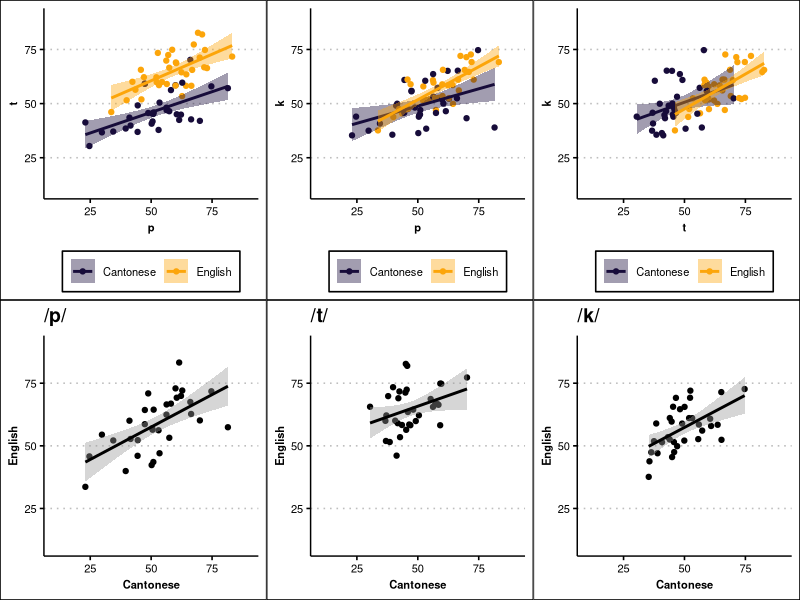
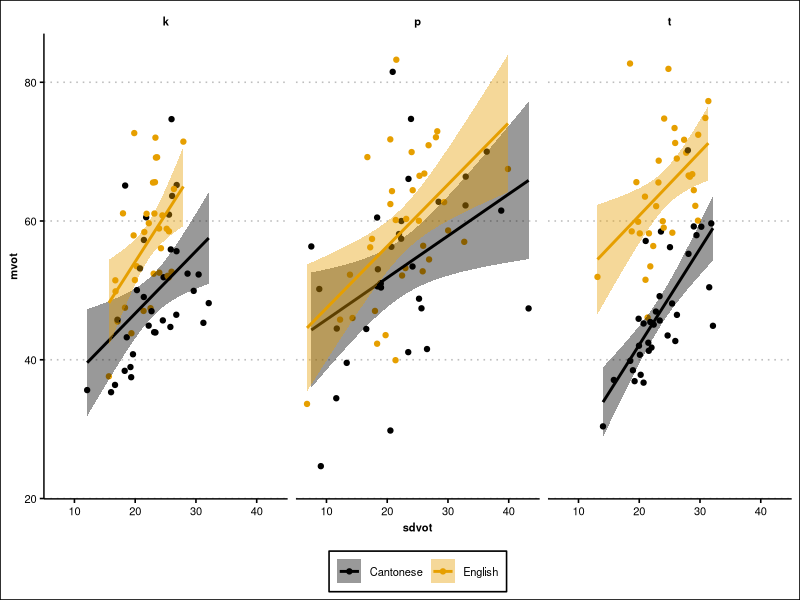

Write the R code that produced these figures, in order. (Note: this script raises an error after producing the figures.)
## ---- chunk 1
knitr::opts_chunk$set(echo = TRUE)
## ---- chunk 2
library(tidyverse)
library(ggthemes)
library(gridExtra)
library(psych)
library(kableExtra)

theme_set(
  theme_clean() + 
  theme(
      legend.title = element_blank(),
      legend.text = element_text(size=8),
      legend.position = 'bottom',
      axis.title.x = element_text(size = 8, face='bold'),
      axis.title.y = element_text(size = 8, face='bold'),
      axis.text.x = element_text(size = 8),
      axis.text.y = element_text(size = 8),
      strip.text = element_text(size = 8, face='bold'),
      )
  )
## ---- chunk 3
df <- read_csv('ptk_clean_20210331.csv')
head(df)
## ---- chunk 4
means <- df %>%
  group_by(talker, language, segment) %>%
  summarise(mean_vot_ms = mean(vot_ms)) %>%
  ungroup() %>%
  pivot_wider(names_from = 'segment', values_from = 'mean_vot_ms') 
## ---- chunk 5
pt <- ggplot(means, aes(x=p, y=t, color=language, fill=language)) +
        geom_point() +
        geom_smooth(method='lm', formula = 'y ~ x') +
        scale_color_viridis_d(option = 'inferno', begin = 0.1, end = 0.8) +
        scale_fill_viridis_d(option = 'inferno', begin = 0.1, end = 0.8) +
        scale_x_continuous(limits = c(10,90)) + 
        scale_y_continuous(limits = c(10,90)) 

pk <- ggplot(means, aes(x=p, y=k, color=language, fill=language)) +
        geom_point() +
        geom_smooth(method='lm', formula = 'y ~ x') +
        scale_color_viridis_d(option = 'inferno', begin = 0.1, end = 0.8) +
        scale_fill_viridis_d(option = 'inferno', begin = 0.1, end = 0.8)+
        scale_x_continuous(limits = c(10,90)) + 
        scale_y_continuous(limits = c(10,90)) 

tk <- ggplot(means, aes(x=t, y=k, color=language, fill=language)) +
        geom_point() +
        geom_smooth(method='lm', formula = 'y ~ x') +
        scale_color_viridis_d(option = 'inferno', begin = 0.1, end = 0.8) +
        scale_fill_viridis_d(option = 'inferno', begin = 0.1, end = 0.8)+
        scale_x_continuous(limits = c(10,90)) + 
        scale_y_continuous(limits = c(10,90)) 
## ---- chunk 6
pp <- means %>%
  select(talker, language, p) %>%
  pivot_wider(names_from = 'language', values_from = 'p') %>%
  ggplot(aes(x=Cantonese, y=English)) +
      geom_point() +
      geom_smooth(method='lm', formula = 'y ~ x', color='black') +
      scale_x_continuous(limits = c(10,90)) + 
      scale_y_continuous(limits = c(10,90)) 
pp <- pp + ggtitle('/p/')

tt <- means %>%
  select(talker, language, t) %>%
  pivot_wider(names_from = 'language', values_from = 't') %>%
  ggplot(aes(x=Cantonese, y=English)) +
      geom_point() +
      geom_smooth(method='lm', formula = 'y ~ x', color='black') +
      scale_x_continuous(limits = c(10,90)) + 
      scale_y_continuous(limits = c(10,90)) 
tt <- tt + ggtitle('/t/')

kk <- means %>%
  select(talker, language, k) %>%
  pivot_wider(names_from = 'language', values_from = 'k') %>%
  ggplot(aes(x=Cantonese, y=English)) +
      geom_point() +
      geom_smooth(method='lm', formula = 'y ~ x', color='black') +
      scale_x_continuous(limits = c(10,90)) + 
      scale_y_continuous(limits = c(10,90)) 

kk <- kk + ggtitle('/k/')
## ---- chunk 7
grid.arrange(pt, pk, tk, pp, tt, kk, nrow=2)
#ggsave('winl_relationships.png',plot= grid.arrange(pt, pk, tk, nrow=1), height=3.5, width = 9, units='in')
# grid.arrange(pp, tt, kk, nrow
#   nrow=1
# )
# ggsave('acrl_relationships.png',plot= grid.arrange(p+ggtitle('/p/'), t+ggtitle('/t/'), k+ggtitle('/k/'), nrow=1), height=3.5, width = 9, units='in')
## ---- chunk 8
 df %>%
  group_by(talker, language, segment) %>%
  summarise(mvot = mean(vot_ms), sdvot = sd(vot_ms)) %>%
  ungroup() %>%
  ggplot(aes(x=sdvot, y=mvot, color=language, fill=language)) +
    geom_point() + 
    geom_smooth(method='lm', formula = 'y ~ x') +
    scale_color_colorblind()+
  scale_fill_colorblind()+
    facet_wrap(~segment)
  
## ---- chunk 9
dfsummary <- df %>%
  group_by(talker, language, segment) %>%
  summarise(mvot = mean(vot_ms)) %>%
  ungroup() %>%
  pivot_wider(names_from = c('language','segment'), values_from = 'mvot') %>%
  select(CanP=Cantonese_p, CanT=Cantonese_t, CanK=Cantonese_k, EngP=English_p, EngT=English_t, EngK=English_k)
 
dfsummary
## ---- chunk 10
output <- corr.test(dfsummary, method='pearson', adjust = 'holm')

output
## ---- chunk 11
rdf <- df
resmodel <- lm(vot_ms ~ avg_phone_dur_ms, data = rdf)
rdf$residual_vot_ms <- resid(resmodel)

rdfsummary <- rdf %>%
  group_by(talker, language, segment) %>%
  summarise(mvot = mean(residual_vot_ms)) %>%
  ungroup() %>%
  pivot_wider(names_from = c('language','segment'), values_from = 'mvot') %>%
  select(rCanP=Cantonese_p, rCanT=Cantonese_t, rCanK=Cantonese_k, rEngP=English_p, rEngT=English_t, rEngK=English_k)
 
rdfout <- corr.test(rdfsummary, method='pearson', adjust = 'holm')

round(rdfout$p,4)
## ---- chunk 12
summary(lm(mvot_English_k ~ mvot_Cantonese_k, data = dfsummary))
## ---- chunk 13
msd_cp <- cor.test(x=dfsummary$mvot_Cantonese_p, y=dfsummary$sdvot_Cantonese_p)
msd_ct <- cor.test(x=dfsummary$mvot_Cantonese_t, y=dfsummary$sdvot_Cantonese_t)
msd_ck <- cor.test(x=dfsummary$mvot_Cantonese_k, y=dfsummary$sdvot_Cantonese_k)

msd_ep <- cor.test(x=dfsummary$mvot_English_p, y=dfsummary$sdvot_English_p)
msd_et <- cor.test(x=dfsummary$mvot_English_t, y=dfsummary$sdvot_English_t)
msd_ek <- cor.test(x=dfsummary$mvot_English_k, y=dfsummary$sdvot_English_k)

m_cpep <- cor.test(x=dfsummary$mvot_Cantonese_p, y=dfsummary$mvot_English_p)
m_ctet <- cor.test(x=dfsummary$mvot_Cantonese_t, y=dfsummary$mvot_English_t)
m_ckek <- cor.test(x=dfsummary$mvot_Cantonese_k, y=dfsummary$mvot_English_k)

m_epet <- cor.test(x=dfsummary$mvot_English_p, y=dfsummary$mvot_English_t)
m_etek <- cor.test(x=dfsummary$mvot_English_t, y=dfsummary$mvot_English_k)
m_epek <- cor.test(x=dfsummary$mvot_English_p, y=dfsummary$mvot_English_k)

m_cpct <- cor.test(x=dfsummary$mvot_Cantonese_p, y=dfsummary$mvot_Cantonese_t)
m_ctck <- cor.test(x=dfsummary$mvot_Cantonese_t, y=dfsummary$mvot_Cantonese_k)
m_cpck <- cor.test(x=dfsummary$mvot_Cantonese_p, y=dfsummary$mvot_Cantonese_k)

msd_corr <- data.frame(
  comparison = c(
    'can m-sd /p/', 'can m-sd /t/', 'can m-sd /k/', 
    'eng m-sd /p/', 'eng m-sd /t/', 'eng m-sd /k/',
    'can-eng m /p/', 'can-eng m /t/', 'can-eng m /k/',
    'eng m p/t', 'eng m t/k', 'eng m p/k', 
    'can m p/t', 'can m t/k', 'can m p/k'),
  r = c(
    msd_cp$estimate, msd_ct$estimate, msd_ck$estimate, 
    msd_ep$estimate, msd_et$estimate, msd_et$estimate, 
    m_cpep$estimate, m_ctet$estimate, m_ckek$estimate,
    m_epet$estimate, m_etek$estimate, m_epek$estimate, 
    m_cpct$estimate, m_ctck$estimate, m_cpck$estimate
    ),
  p = c(
  msd_cp$p.value, msd_ct$p.value, msd_ck$p.value, 
  msd_ep$p.value, msd_et$p.value, msd_et$p.value, 
  m_cpep$p.value, m_ctet$p.value, m_ckek$p.value, 
  m_epet$p.value, m_etek$p.value, m_epek$p.value, 
  m_cpct$p.value, m_ctck$p.value, m_cpck$p.value)
  )

msd_corr  %>%
  mutate(p, p.holm=p.adjust(msd_corr$p, method='holm'))%>%
  mutate(across(2:4, round, 3)) %>%
  select(comparison, r, p.holm) %>%
  kable()
## ---- chunk 14
0.01/6
## ---- chunk 15
tocor <-df %>%
  group_by(talker, language, segment) %>%
  summarise(mean_vot_ms = mean(vot_ms)) %>%
  ungroup() %>%
  pivot_wider(names_from = c('language','segment'), values_from = 'mean_vot_ms') %>%
  select(Cantonese_p, Cantonese_t, Cantonese_k, English_p, English_t, English_k) 
tocor
## ---- chunk 16
outcor <- corr.test(tocor)
print(outcor, short = FALSE)
## ---- chunk 17
outcor2 <- cor.ci(tocor, method='pearson')

cor.plot.upperLowerCi(outcor2, show.legend=FALSE, scale=FALSE)

outcor2$means

options(scipen=999)


outcor2$ci %>%
  mutate(mean=outcor2$means, comparison=rownames(outcor$ci)) %>%
  select(comparison, lower, mean, upper, p) %>%
  mutate(across(2:5, round, 3)) %>%
  kable()




## ---- chunk 18
rdf <- df

rdf$avg_phone_dur_z <- scale(rdf$avg_phone_dur_ms)
rdf$vot_z <- scale(rdf$vot_ms)

model <- lm(vot_z ~ avg_phone_dur_z + is_post_pausal, data = rdf)
rdf$residual_vot_z <- resid(model)

rdf
## ---- chunk 19
resid_means <- rdf %>%
  group_by(talker, language, segment) %>%
  summarise(mean_resid_vot_z = mean(residual_vot_z)) %>%
  ungroup() %>%
  pivot_wider(names_from = 'segment', values_from = 'mean_resid_vot_z') 
## ---- chunk 20
pt <- ggplot(resid_means, aes(x=p, y=t, color=language, fill=language)) +
        geom_point() +
        geom_smooth(method='lm', formula = 'y ~ x') +
        scale_color_viridis_d(option = 'inferno', begin = 0.1, end = 0.8) +
        scale_fill_viridis_d(option = 'inferno', begin = 0.1, end = 0.8)

pk <- ggplot(resid_means, aes(x=p, y=k, color=language, fill=language)) +
        geom_point() +
        geom_smooth(method='lm', formula = 'y ~ x') +
        scale_color_viridis_d(option = 'inferno', begin = 0.1, end = 0.8) +
        scale_fill_viridis_d(option = 'inferno', begin = 0.1, end = 0.8)

tk <- ggplot(resid_means, aes(x=t, y=k, color=language, fill=language)) +
        geom_point() +
        geom_smooth(method='lm', formula = 'y ~ x') +
        scale_color_viridis_d(option = 'inferno', begin = 0.1, end = 0.8) +
        scale_fill_viridis_d(option = 'inferno', begin = 0.1, end = 0.8)

grid.arrange(pt, pk, tk, nrow=1)

## ---- chunk 21
p <- resid_means %>%
  select(talker, language, p) %>%
  pivot_wider(names_from = 'language', values_from = 'p') %>%
  ggplot(aes(x=Cantonese, y=English)) +
      geom_point() +
      geom_smooth(method='lm', formula = 'y ~ x', color='black') +
      scale_x_continuous(limits = c(-1,1)) + 
      scale_y_continuous(limits = c(-1,1)) 

t <- resid_means %>%
  select(talker, language, t) %>%
  pivot_wider(names_from = 'language', values_from = 't') %>%
  ggplot(aes(x=Cantonese, y=English)) +
      geom_point() +
      geom_smooth(method='lm', formula = 'y ~ x', color='black') +
      scale_x_continuous(limits = c(-1,1)) + 
      scale_y_continuous(limits = c(-1,1)) 

k <- resid_means %>%
  select(talker, language, k) %>%
  pivot_wider(names_from = 'language', values_from = 'k') %>%
  ggplot(aes(x=Cantonese, y=English)) +
      geom_point() +
      geom_smooth(method='lm', formula = 'y ~ x', color='black') +
      scale_x_continuous(limits = c(-1,1)) + 
      scale_y_continuous(limits = c(-1,1)) 

grid.arrange(
  p + ggtitle('/p/'),
  t + ggtitle('/t/'),
  k + ggtitle('/k/'),
  nrow=1
)
